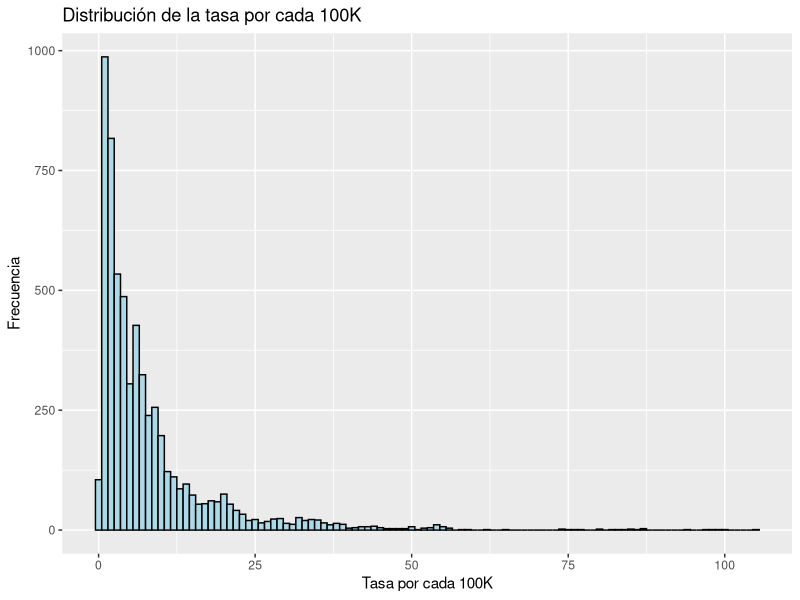

Reproduce this figure in R.
## ---- chunk 1
knitr::opts_chunk$set(echo = TRUE)
## ---- chunk 2
df_total <- read.csv('total_mundo.csv')
df_expulsores <- read.csv('expulsores.csv')
df_homicidios <- read.csv('homicides100K.csv')
df_receptores <- read.csv('receptores.csv')
df_remesas <- read.csv('remesas.csv')
## ---- chunk 3
library(ggplot2)

# Calcula la media de la columna 'Tasa.por.cada.100K'
mean_value <- mean(df_homicidios$Tasa.por.cada.100K)

# Crea un histograma de la columna 'Tasa.por.cada.100K' con línea para la media
ggplot(df_homicidios, aes(x = Tasa.por.cada.100K)) +
  geom_histogram(binwidth = 1, fill = "lightblue", color = "black") +
  geom_vline(xintercept = mean_value, color = "red", linetype = "dashed") +
  labs(x = "Tasa por cada 100K", y = "Frecuencia") +
  ggtitle("Distribución de la tasa por cada 100K") +
  annotate("text", x = mean_value, y = 10, label = "Media", color = "red")

